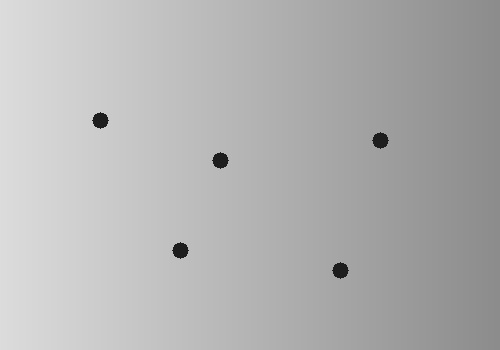
#> input picture sample_inputs/input_exp24.jpg, 500 x 350 px
$ python exp24_black_hat.py
#> lines starting #> are read from the running program, lines starting #| are printed output that depends on the picture
import cv2
import numpy as np
import os

# Experiment 24: Black Hat Morphological Operation
image_path = os.path.join(os.path.dirname(__file__), "..", "sample_inputs", "input_exp24.jpg")
image = cv2.imread(image_path, cv2.IMREAD_GRAYSCALE)
#> image is the input picture: shape (350, 500); min 23, max 220, mean 178.8
if image is None:
    image = cv2.imread("input_exp24.jpg", cv2.IMREAD_GRAYSCALE)

kernel = cv2.getStructuringElement(cv2.MORPH_RECT, (9, 9))
blackhat = cv2.morphologyEx(image, cv2.MORPH_BLACKHAT, kernel)
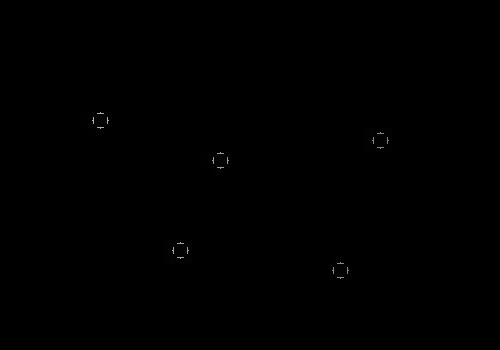
#> blackhat: shape (350, 500); min 0, max 180, mean 0.2

cv2.imshow("Original Image", image)
cv2.imshow("Black Hat Image", blackhat)

out_path = os.path.join(os.path.dirname(__file__), "..", "output_screenshots", "exp24_output.png")
cv2.imwrite(out_path, cv2.hconcat([image, blackhat]))
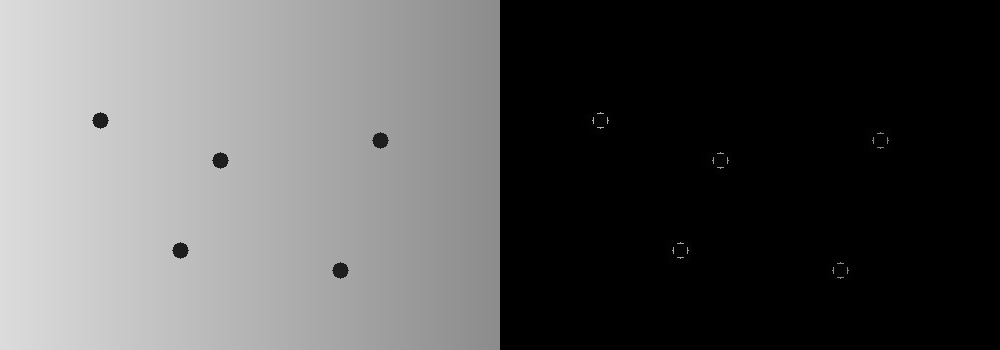
#> saved as exp24_output.png: shape (350, 1000); min 0, max 220, mean 89.5
print(f"Exp 24 output saved to {out_path}")

cv2.waitKey(500)
cv2.destroyAllWindows()
